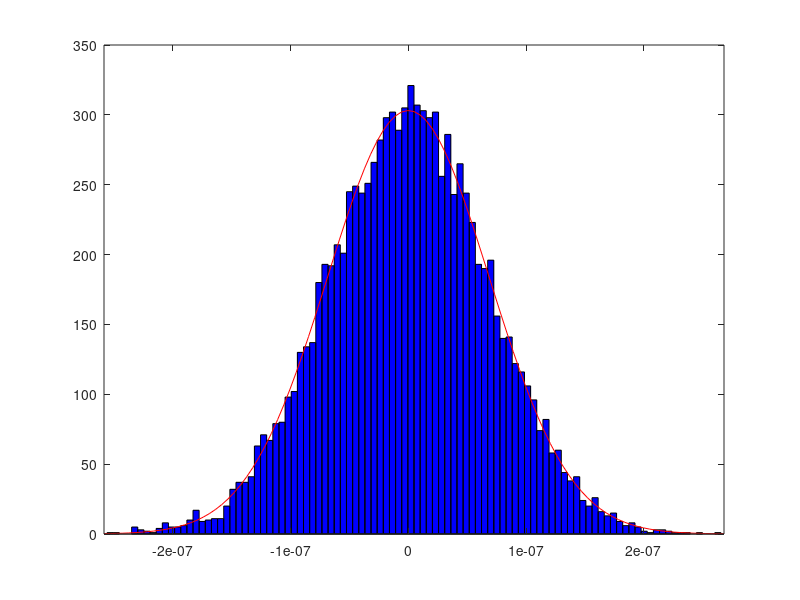

MATLAB code for this plot: (Note: this script raises an error after producing the figure.)
% *** модель PLL для m50 ***
% *** пропорциональный усилитель ***


rng('default')

clear all;

T = 10000; %длительность моделирования
dp_ref_noise = 400.0e-9; %[сек]  - амплитуда случайных колебаний фазы опрного сигнала
tt = 100.0e-3;  %[сек] - максимальная случайная задержка выдачи управляющего напряжения на VCO  

%параметры  компонентов
kf = 2.0e-7;  % [1/В]коэффициент преобразования напряжения в отклонение частоты VCO
kv = 5.0e+6;   % [В/сек] коэффициент преобразования отклонения фазы в управляющее напряжение
              % выбран так, чтобы отклонение фазы за секунду
              % компенсировалось полностью
              % для компенсации отклонения в 1е-9 сек - надо изменить частоту на 1е-9
              % тогда k= kv*kf = 1; kv = 1/kf = 1/2.0e-7 = 5e+6 
k = kv * kf;    % =1 - коэффициент передачи разность фаз [сек] - управл. напряжение [В] - отклонение частоты относительное []  

%праметры управления
a = 1;        % [] коэффициент усиления пропорционального усилителя

%начальные значения
df_ref = 0;   % [Гц] отклонение частоты опорного сигнала от идеального сигнала 1Гц
dp_ref = 0;   % [сек] отклонение фазы опорного сигнала от идеального сигнала 1Гц
df_vco = 0;   % [Гц] отклонение частоты генератора от идеального сигнала 1Гц
dp_vco = 0;   % [сек] отклонение фазы генератора от идеального сигнала 1Гц
x = dp_ref - dp_vco;

time = 1:T;    % массив отсчетов времени
dphase = 1:T;  % массив отчетов разности фаз
dfreq = 1:T;  % массив отчетов разности частот

h = 2.0*10^-2;

alpha = 3.0e-2;         % коэффициэнт усилителя.
beta = alpha / 16;      % коэффициэнт усилителя.
z = [ 0 0 ];

%dfreq_file = fopen('/home/andrey/MatLab/PLL/dfreq_file.txt','wt');

sigma_ref = 68e-9       % измерянное осцилографом 

% ------------
% Тут мы просто берем для сравнения сигнал отклонений
% опорной частоты с среднеквадратичным отклонением sigma_ref
% которое выше.
x_test = [normrnd(0,sigma_ref,[1,T])];      % Заполняем массив
mean_x_test = mean(x_test)                  % Выводим среднее арифметическое
max_x_test = max(x_test)                    % Выводим максимальное в массиве.

figure(3);
histfit(x_test);            % Печатаем для наглядности гисторгамму. (Рис.1) 

%--------------

%моделирование
for t = 1:T   % время  [sec]
    %начало секунды
    
    % ---------- Усилитель -----------
     z(2) = beta * x + z(1);
     y = alpha * x + z(2);          % управляющее напряжение VCO 
     z(1) = z(2);
    %---------------------------------
    
    df_vco = k * y;     % установлено новое отклонение частоты
    %dp_ref = dp_ref + df_ref + unifrnd(-dp_ref_noise, +dp_ref_noise);  % набег фазы опорного сигнала за 1 сек из-за отклонения частоты
    % Шум по нормальному распределению, вместо равномоерного
    dp_ref = dp_ref + df_ref + normrnd(0, sigma_ref);  % набег фазы опорного сигнала за 1 сек из-за отклонения частоты
    dp_vco = dp_vco + df_vco * (1 - unifrnd(0, tt));  % набег фазы генератора за 1 сек из-за отклонения частоты 
    % в конце секунды 
    x =  dp_ref - dp_vco;       % фазовый детектор запоминает разность фаз в сек для следующей секунды вычислений
    dphase (t) = x;
    dfreq(t)=df_ref - df_vco;
    dfreq_full(t) = dfreq(t);
    if dfreq(t) < 0
        dfreq(t) = dfreq(t-1);
        
    else
    end
    
    %fprintf(dfreq_file,'%f\n',dfreq(t));
    if t >= 10
        %df_ref = 1.0e-7; % скачок частоты на 10-й секунде
        %df_vco = df_vco + 1.0e-7;
    else
    end 
end

%close(dfreq_file);

%save /home/andrey/MatLab/PLL/dfreq_file.txt dfreq -ASCII

dlmwrite('/home/andrey/MatLab/PLL/dfreq_file.txt',dfreq, '\n')

figure(2);
%вывод результатов
hold off;
plot(time, dphase, 'r');  % ошибка по фазе - красная 
hold on;
plot(time, dfreq,'b');  % ошибка по частоте - синяя

mean_jitter = mean(dfreq)   % среднее арифметическое отклонений сигнала на выходе VCO
max_jitter = max(dfreq)     % максимальное отклнонение на выходе VCO


figure(4);
histfit(dfreq);             % Гистограмма для наглядности.
[mu, sigma_jitter] = normfit(dfreq)            % Печатаем мат ожидание и СКО на выходе VCO


[f_all, xi_all] = ksdensity(dfreq_full);
[f_jit, xi_jit] = ksdensity(dfreq);

figure(5);
hold off;
plot(xi_all, f_all,'r');  % плотность без условия на знак разности фаз - красная 
hold on;
plot(xi_jit, f_jit,'b');  % плотность с условием на знак разности фаз - синяя






